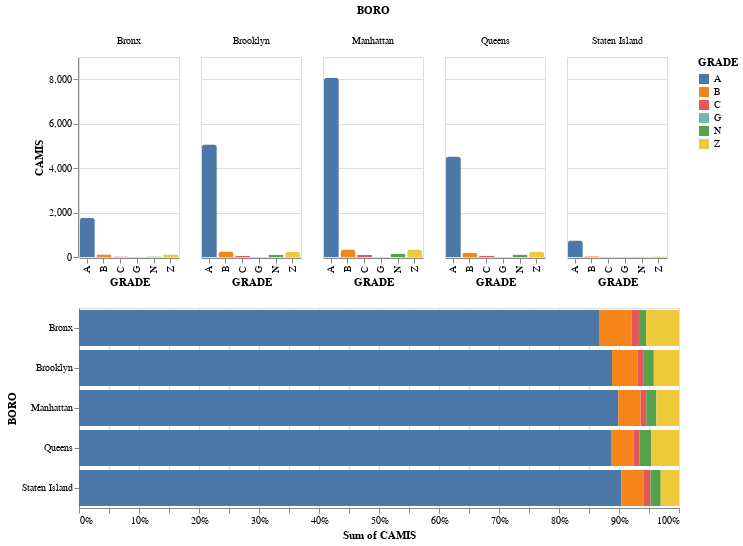

This figure's notebook cell:
### Code cell
latest_inspection = df_rest.sort_values(['CAMIS', 'INSPECTION DATE'], 
                    ascending=[True, False]).groupby('CAMIS').head(1)

grade_count = latest_inspection.groupby(['BORO', 'GRADE'])['CAMIS'].nunique().reset_index()

chart1 = alt.Chart(grade_count).mark_bar(cornerRadiusTopLeft=3,
    cornerRadiusTopRight=3).encode(
    x='GRADE',
    y='CAMIS',
    color='GRADE',
    column='BORO').properties(
    height=200,
    width=100
)

chart2 =alt.Chart(grade_count).mark_bar().encode(
    x=alt.X('sum(CAMIS)', stack="normalize"),
    y='BORO',
    color='GRADE').properties(
    height=200,
    width=600
)

alt.vconcat(chart1, chart2)

### Figure 1 — Vega-Lite specification as saved in the notebook (floating-point values rounded to 4 significant figures)
{"config": {"view": {"continuousWidth": 400, "continuousHeight": 300}}, "vconcat": [{"mark": {"type": "bar", "cornerRadiusTopLeft": 3, "cornerRadiusTopRight": 3}, "encoding": {"color": {"type": "nominal", "field": "GRADE"}, "column": {"type": "nominal", "field": "BORO"}, "x": {"type": "nominal", "field": "GRADE"}, "y": {"type": "quantitative", "field": "CAMIS"}}, "height": 200, "width": 100}, {"mark": "bar", "encoding": {"color": {"type": "nominal", "field": "GRADE"}, "x": {"type": "quantitative", "aggregate": "sum", "field": "CAMIS", "stack": "normalize"}, "y": {"type": "nominal", "field": "BORO"}}, "height": 200, "width": 600}], "data": {"name": "data-c5fad107330cb196a38903a511f051fe"}, "$schema": "https://vega.github.io/schema/vega-lite/v4.0.0.json", "datasets": {"data-c5fad107330cb196a38903a511f051fe": [{"BORO": "Bronx", "GRADE": "A", "CAMIS": 1766}, {"BORO": "Bronx", "GRADE": "B", "CAMIS": 109}, {"BORO": "Bronx", "GRADE": "C", "CAMIS": 24}, {"BORO": "Bronx", "GRADE": "N", "CAMIS": 25}, {"BORO": "Bronx", "GRADE": "Z", "CAMIS": 111}, {"BORO": "Brooklyn", "GRADE": "A", "CAMIS": 5061}, {"BORO": "Brooklyn", "GRADE": "B", "CAMIS": 246}, {"BORO": "Brooklyn", "GRADE": "C", "CAMIS": 49}, {"BORO": "Brooklyn", "GRADE": "G", "CAMIS": 1}, {"BORO": "Brooklyn", "GRADE": "N", "CAMIS": 101}, {"BORO": "Brooklyn", "GRADE": "Z", "CAMIS": 239}, {"BORO": "Manhattan", "GRADE": "A", "CAMIS": 8071}, {"BORO": "Manhattan", "GRADE": "B", "CAMIS": 333}, {"BORO": "Manhattan", "GRADE": "C", "CAMIS": 85}, {"BORO": "Manhattan", "GRADE": "N", "CAMIS": 151}, {"BORO": "Manhattan", "GRADE": "Z", "CAMIS": 339}, {"BORO": "Queens", "GRADE": "A", "CAMIS": 4521}, {"BORO": "Queens", "GRADE": "B", "CAMIS": 190}, {"BORO": "Queens", "GRADE": "C", "CAMIS": 53}, {"BORO": "Queens", "GRADE": "N", "CAMIS": 99}, {"BORO": "Queens", "GRADE": "Z", "CAMIS": 236}, {"BORO": "Staten Island", "GRADE": "A", "CAMIS": 741}, {"BORO": "Staten Island", "GRADE": "B", "CAMIS": 31}, {"BORO": "Staten Island", "GRADE": "C", "CAMIS": 9}, {"BORO": "Staten Island", "GRADE": "N", "CAMIS": 14}, {"BORO": "Staten Island", "GRADE": "Z", "CAMIS": 25}]}}
